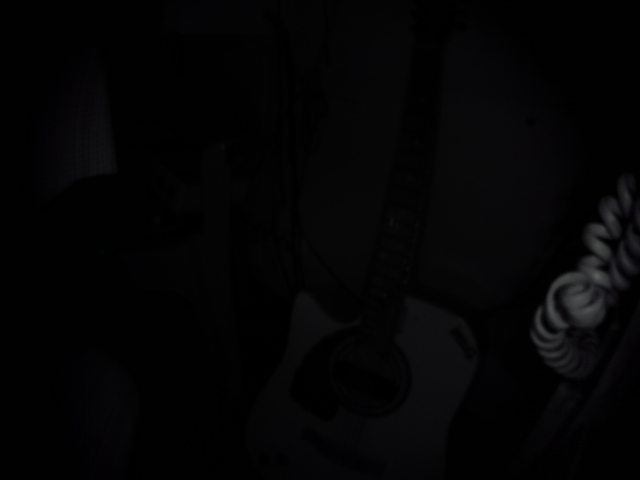
#> input picture feature extraction/guitar_original.jpg, 640 x 480 px
$ python modified.py guitar_original.jpg out.png   (Python 2 division)   (older library calls are emulated)
#> lines starting #> are read from the running program, lines starting #| are printed output that depends on the picture
#!/usr/bin/env python

import numpy as np
import cv2
import sys

def build_filters():
	filters = []
 	ksize = 31
 	for theta in np.arange(0, np.pi, np.pi/16):
 		kern = cv2.getGaborKernel((ksize, ksize), 4.0, theta, 10, 0.5, 0, ktype=cv2.CV_32F)#cv2.getGaborKernel(ksize, sigma, theta, lambda, gamma, psi, ktype=cv2.CV_32F)
 		kern /= 1.5*kern.sum()#change lamda and see the results
 		filters.append(kern)
 	return filters

def process(img, filters):
 	accum = np.zeros_like(img)
 	i = 0
 	for kern in filters:
 		fimg = cv2.filter2D(img, cv2.CV_8UC3, kern)
		print i
 		np.maximum(accum, fimg, accum)
 		i+=1
#> after the loop, i = 16
 	return accum


try:
	 img_fn = sys.argv[1]
	 img_dest = sys.argv[2]
except:
 	img_fn = 'test.png'

img = cv2.imread(img_fn,0)

if img is None:
	 print 'Failed to load image file:', img_fn
 	 sys.exit(1)

filters = build_filters()
res1 = process(img, filters)
res2 = -res1+img
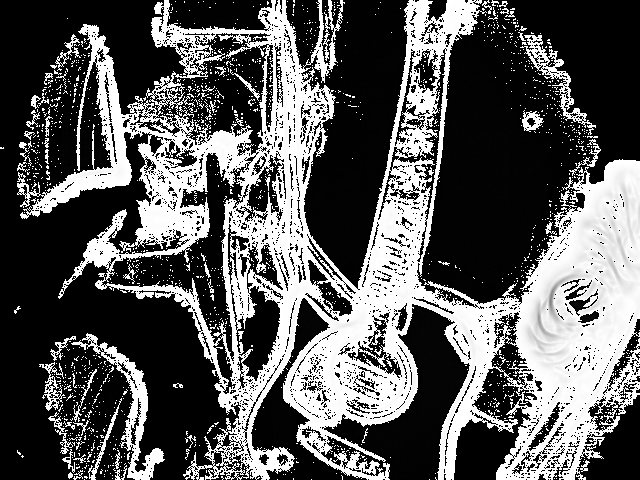
#> res2: shape (480, 640); min 0, max 255, mean 90.4
cv2.imshow('result', res1)
cv2.waitKey(0)
cv2.imshow(img_dest, res2)
cv2.waitKey(0)
cv2.imwrite(img_dest,res2)
cv2.destroyAllWindows()
